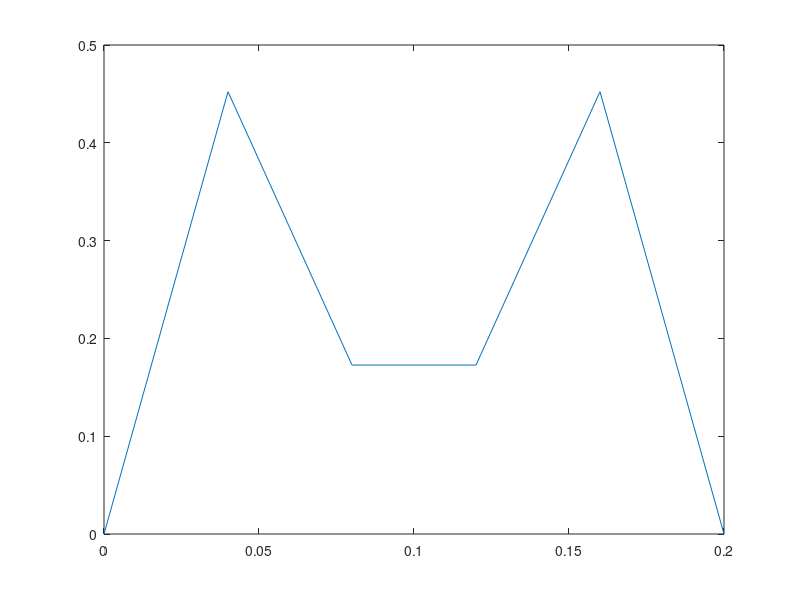

The MATLAB script that drew this image:
%creating a vector string with from 0-10 with 10 numbers
x = (0:10/9:10);
y = length (x);
disp (y);

%Create a discrete sinusoidal signal of f = 1kHz
f = input('Enter a frequency')
n = input ('Enter the number of samples')
fs = n*f
t = (0:1/fs:1/f)
z = sin (2*pi*f.*t)
stem (t, z)

%signal operations
a = z.* (.5*z)
plot (t, a)

